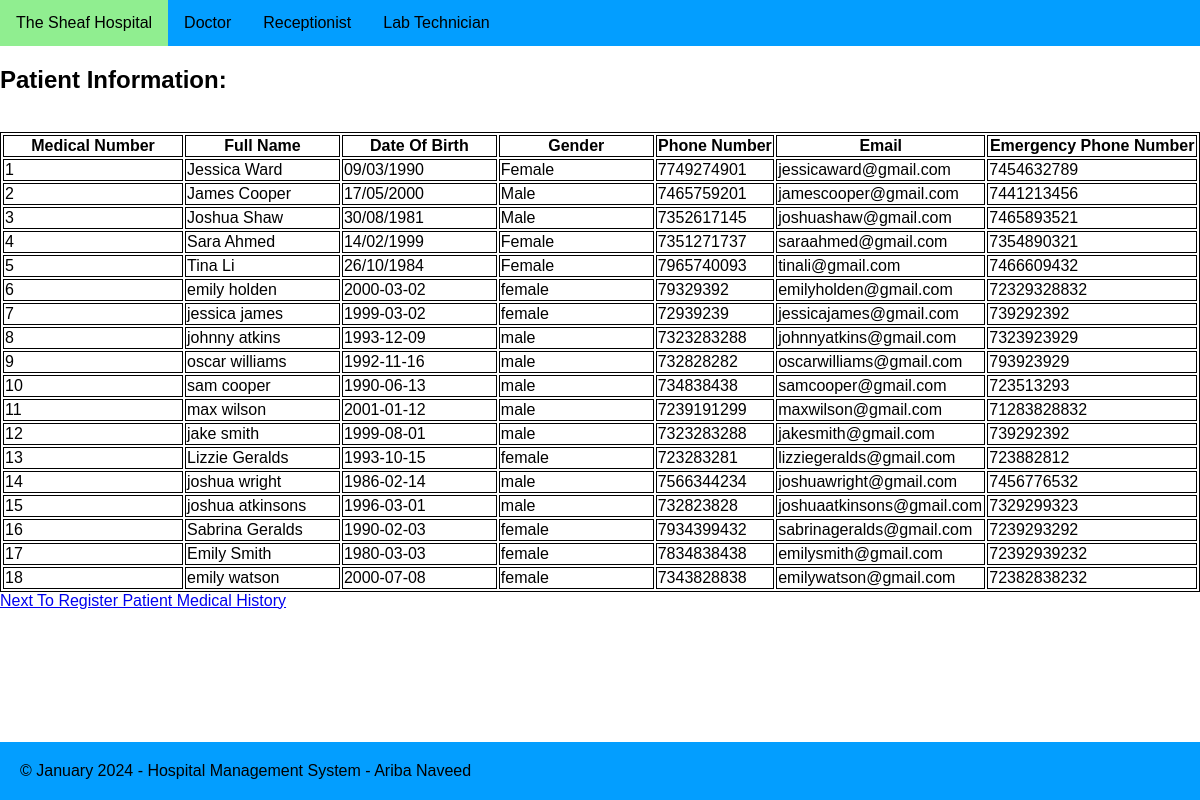
The app's page /receptionist/registerpatient_success.php with its own data.
### tables this page shows
CREATE TABLE "PatientInformation" (
	"medical_number"	INTEGER,
	"full_name"	TEXT NOT NULL,
	"dob"	NUMERIC NOT NULL,
	"gender"	TEXT NOT NULL,
	"telephone_number"	INTEGER NOT NULL,
	"email"	TEXT NOT NULL,
	"emergency_number"	INTEGER NOT NULL,
	PRIMARY KEY("medical_number" AUTOINCREMENT)
);

### receptionist/viewpatientinformationSQL.php (called while the page is built)
<?php
function getPatientInformation (){
    $db = new SQLite3('../data/hospitalsystem.db');
    $sql = "SELECT * FROM PatientInformation";
    $stmt = $db->prepare($sql);
    $result = $stmt->execute();
    while ($row = $result->fetchArray()){
        $arrayResult [] = $row;
    }
    return $arrayResult;
}
?>

### receptionist/registerpatient_success.php (the view, shortened to what this page needs)
<?php
include('viewpatientinformationSQL.php');
$PatientInformation = getPatientInformation();
?>
<div class="container pb-5">
    <main role="main" class="pb-3">
        <h2>Patient Information:</h2><br>
        <div class="row">
            <div class="col-5">
                <table class="table table-bordered table-striped">
                    <thead class="table-dark">
                        <th style="min-width: 175px;">Medical Number</th>
                        <th style="min-width: 150px;">Full Name</th>
                        <th style="min-width: 150px;">Date Of Birth</th>
                        <th style="min-width: 150px;">Gender</th>
                        <th style="min-width: 80px;">Phone Number</th>
                        <th style="min-width: 90px;">Email</th>
                        <th style="min-width: 90px;">Emergency Phone Number</th>
                    </thead>
                    <?php
                    for ($i=0; $i<count($PatientInformation); $i++):
                    ?>
                    <tr>
                        <td><?php echo $PatientInformation[$i]['medical_number']?></td>
                        <td><?php echo $PatientInformation[$i]['full_name']?></td>
                        <td><?php echo $PatientInformation[$i]['dob']?></td>
                        <td><?php echo $PatientInformation[$i]['gender']?></td>
                        <td><?php echo $PatientInformation[$i]['telephone_number']?></td>
                        <td><?php echo $PatientInformation[$i]['email']?></td>
                        <td><?php echo $PatientInformation[$i]['emergency_number']?></td>
                    </tr>
                    <?php
                    endfor;
                    ?>
                </table>
                <a href="createregistermedicalhistory.php" class="btn btn-primary">Next To Register Patient Medical History</a>
            </div>
        </div>
    </main>
</div>

### css/site.css (style rules this page uses)
body { font-family: Arial, Helvetica, sans-serif; margin: 0; background-color: #ffffff; display: flex; flex-direction: column; min-height: 100vh; }
.navbar { overflow: hidden; background-color: #009dfffc; }
.navbar a { float: left; font-size: 16px; color: #000000; text-align: center; padding: 14px 16px; text-decoration: none; }
.subnavigation { float: left; overflow: hidden; }
.subnavigation .subnavbutton { font-size: 16px; border: none; outline: none; color: #000000; padding: 14px 16px; background-color: inherit; font-family: inherit; margin: 0; }
.footer { position: fixed; bottom: 0; width: 100%; background-color: #009dfffc; text-align: left; padding: 20px; }
table, th, td { border: 1px solid; }
table { width:100%; max-height: 80vh; overflow-y: auto; }

### records on screen
patientinformation: medical_number "1", full_name "Jessica Ward", dob "09/03/1990", gender "Female", telephone_number "7749274901", email "jessicaward@gmail.com", emergency_number "7454632789"
patientinformation: medical_number "2", full_name "James Cooper", dob "17/05/2000", gender "Male", telephone_number "7465759201", email "jamescooper@gmail.com", emergency_number "7441213456"
patientinformation: medical_number "3", full_name "Joshua Shaw", dob "30/08/1981", gender "Male", telephone_number "7352617145", email "joshuashaw@gmail.com", emergency_number "7465893521"
patientinformation: medical_number "4", full_name "Sara Ahmed", dob "14/02/1999", gender "Female", telephone_number "7351271737", email "saraahmed@gmail.com", emergency_number "7354890321"
patientinformation: medical_number "5", full_name "Tina Li", dob "26/10/1984", gender "Female", telephone_number "7965740093", email "tinali@gmail.com", emergency_number "7466609432"
patientinformation: medical_number "6", full_name "emily holden", dob "2000-03-02", gender "female", telephone_number "79329392", email "emilyholden@gmail.com", emergency_number "72329328832"
patientinformation: medical_number "7", full_name "jessica james", dob "1999-03-02", gender "female", telephone_number "72939239", email "jessicajames@gmail.com", emergency_number "739292392"
patientinformation: medical_number "8", full_name "johnny atkins", dob "1993-12-09", gender "male", telephone_number "7323283288", email "johnnyatkins@gmail.com", emergency_number "7323923929"
patientinformation: medical_number "9", full_name "oscar williams", dob "1992-11-16", gender "male", telephone_number "732828282", email "oscarwilliams@gmail.com", emergency_number "793923929"
patientinformation: medical_number "10", full_name "sam cooper", dob "1990-06-13", gender "male", telephone_number "734838438", email "samcooper@gmail.com", emergency_number "723513293"
patientinformation: medical_number "11", full_name "max wilson", dob "2001-01-12", gender "male", telephone_number "7239191299", email "maxwilson@gmail.com", emergency_number "71283828832"
patientinformation: medical_number "12", full_name "jake smith", dob "1999-08-01", gender "male", telephone_number "7323283288", email "jakesmith@gmail.com", emergency_number "739292392"
patientinformation: medical_number "13", full_name "Lizzie Geralds", dob "1993-10-15", gender "female", telephone_number "723283281", email "lizziegeralds@gmail.com", emergency_number "723882812"
patientinformation: medical_number "14", full_name "joshua wright", dob "1986-02-14", gender "male", telephone_number "7566344234", email "joshuawright@gmail.com", emergency_number "7456776532"
patientinformation: medical_number "15", full_name "joshua atkinsons", dob "1996-03-01", gender "male", telephone_number "732823828", email "joshuaatkinsons@gmail.com", emergency_number "7329299323"
patientinformation: medical_number "16", full_name "Sabrina Geralds", dob "1990-02-03", gender "female", telephone_number "7934399432", email "sabrinageralds@gmail.com", emergency_number "7239293292"
patientinformation: medical_number "17", full_name "Emily Smith", dob "1980-03-03", gender "female", telephone_number "7834838438", email "emilysmith@gmail.com", emergency_number "72392939232"
patientinformation: medical_number "18", full_name "emily watson", dob "2000-07-08", gender "female", telephone_number "7343828838", email "emilywatson@gmail.com", emergency_number "72382838232"
